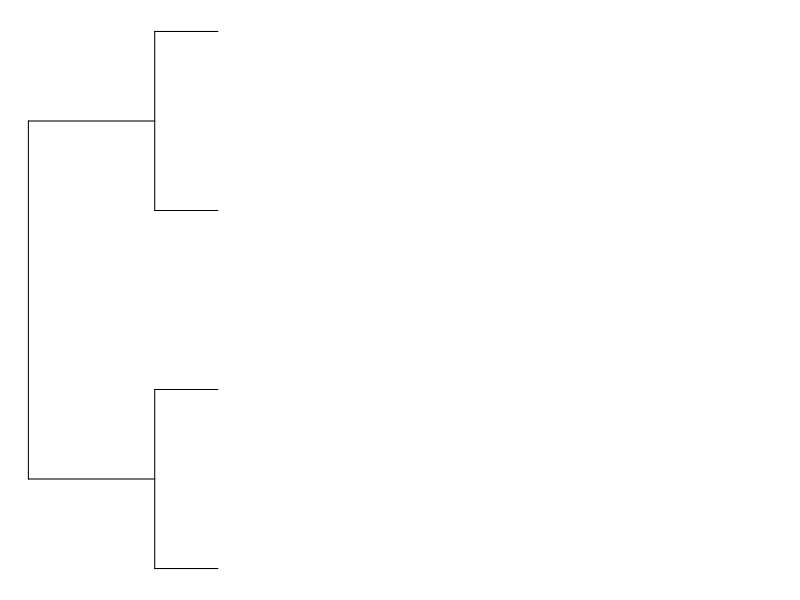

Here is the R script that generated this plot: (Note: this script raises an error after producing the figure.)
## ---- chunk 1
par(mfrow=c(1, 3), mar=c(0.5, 1, 0.5, 1), cex=1)
plot(ape::read.tree(text='((A, B), (C, D));'), tip.color=cbPalette8[c(1, 4, 7, 5)], font=2)
plot(ape::read.tree(text='((A, C), (B, D));'), tip.color=cbPalette8[c(1, 7, 4, 5)], font=2)
plot(ape::read.tree(text='((A, D), (C, B));'), tip.color=cbPalette8[c(1, 5, 7, 4)], font=2)
## ---- chunk 2
par(mfrow=c(1, 3))
suppressWarnings(RNGversion("3.5.0")) # Stopgap until R 3.6.0 is widely available 
set.seed(7)
trees7 <- lapply(logical(3), function (X) {
    tr <- ape::rtree(7, br=NULL)
    tr$edge.length <- rep(1, 12)
    tr$tip.label <- LETTERS[1:7]
    tr
  })
PlotQuartet(trees7, LETTERS[1:4], cex=1.4, font=2)
